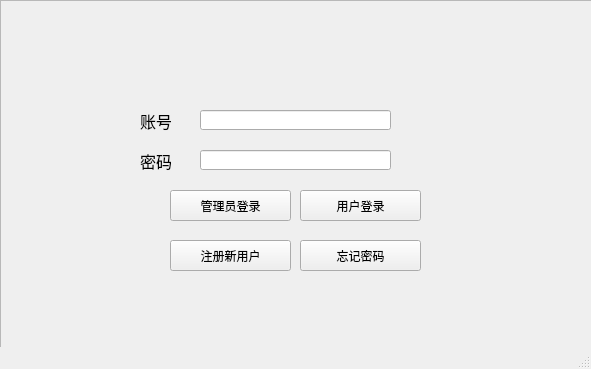
<?xml version="1.0" encoding="UTF-8"?>
<ui version="4.0">
 <class>Login_Widget</class>
 <widget class="QMainWindow" name="Login_Widget">
  <property name="geometry">
   <rect>
    <x>0</x>
    <y>0</y>
    <width>591</width>
    <height>369</height>
   </rect>
  </property>
  <property name="windowTitle">
   <string>Login_Widget</string>
  </property>
  <widget class="QWidget" name="centralwidget">
   <widget class="QPushButton" name="UserLogin">
    <property name="geometry">
     <rect>
      <x>300</x>
      <y>190</y>
      <width>121</width>
      <height>31</height>
     </rect>
    </property>
    <property name="text">
     <string>用户登录</string>
    </property>
    <property name="default">
     <bool>false</bool>
    </property>
   </widget>
   <widget class="QLineEdit" name="Account">
    <property name="geometry">
     <rect>
      <x>200</x>
      <y>110</y>
      <width>191</width>
      <height>20</height>
     </rect>
    </property>
    <property name="maxLength">
     <number>15</number>
    </property>
   </widget>
   <widget class="QLabel" name="password_label">
    <property name="geometry">
     <rect>
      <x>140</x>
      <y>150</y>
      <width>31</width>
      <height>21</height>
     </rect>
    </property>
    <property name="font">
     <font>
      <family>仿宋</family>
      <pointsize>12</pointsize>
     </font>
    </property>
    <property name="mouseTracking">
     <bool>false</bool>
    </property>
    <property name="contextMenuPolicy">
     <enum>Qt::DefaultContextMenu</enum>
    </property>
    <property name="toolTipDuration">
     <number>0</number>
    </property>
    <property name="styleSheet">
     <string notr="true"/>
    </property>
    <property name="text">
     <string>密码</string>
    </property>
   </widget>
   <widget class="QLabel" name="account_label">
    <property name="geometry">
     <rect>
      <x>140</x>
      <y>110</y>
      <width>31</width>
      <height>21</height>
     </rect>
    </property>
    <property name="font">
     <font>
      <family>仿宋</family>
      <pointsize>12</pointsize>
     </font>
    </property>
    <property name="mouseTracking">
     <bool>false</bool>
    </property>
    <property name="contextMenuPolicy">
     <enum>Qt::PreventContextMenu</enum>
    </property>
    <property name="text">
     <string>账号</string>
    </property>
   </widget>
   <widget class="QPushButton" name="RegistUser">
    <property name="geometry">
     <rect>
      <x>170</x>
      <y>240</y>
      <width>121</width>
      <height>31</height>
     </rect>
    </property>
    <property name="font">
     <font>
      <family>ADMUI3Lg</family>
      <pointsize>9</pointsize>
     </font>
    </property>
    <property name="text">
     <string>注册新用户</string>
    </property>
   </widget>
   <widget class="QLineEdit" name="Password">
    <property name="geometry">
     <rect>
      <x>200</x>
      <y>150</y>
      <width>191</width>
      <height>20</height>
     </rect>
    </property>
    <property name="maxLength">
     <number>15</number>
    </property>
   </widget>
   <widget class="QPushButton" name="AdminLogin">
    <property name="geometry">
     <rect>
      <x>170</x>
      <y>190</y>
      <width>121</width>
      <height>31</height>
     </rect>
    </property>
    <property name="text">
     <string>管理员登录</string>
    </property>
   </widget>
   <widget class="QFrame" name="frame">
    <property name="geometry">
     <rect>
      <x>0</x>
      <y>0</y>
      <width>621</width>
      <height>351</height>
     </rect>
    </property>
    <property name="autoFillBackground">
     <bool>false</bool>
    </property>
    <property name="styleSheet">
     <string notr="true">image: url(:/new/prefix1/bachgroundconfirm.png);</string>
    </property>
    <property name="frameShape">
     <enum>QFrame::StyledPanel</enum>
    </property>
    <property name="frameShadow">
     <enum>QFrame::Raised</enum>
    </property>
   </widget>
   <widget class="QPushButton" name="Forget_Password">
    <property name="geometry">
     <rect>
      <x>300</x>
      <y>240</y>
      <width>121</width>
      <height>31</height>
     </rect>
    </property>
    <property name="text">
     <string>忘记密码</string>
    </property>
   </widget>
   <zorder>frame</zorder>
   <zorder>UserLogin</zorder>
   <zorder>Account</zorder>
   <zorder>password_label</zorder>
   <zorder>account_label</zorder>
   <zorder>RegistUser</zorder>
   <zorder>Password</zorder>
   <zorder>AdminLogin</zorder>
   <zorder>Forget_Password</zorder>
  </widget>
  <widget class="QStatusBar" name="statusbar"/>
 </widget>
 <tabstops>
  <tabstop>Account</tabstop>
  <tabstop>Password</tabstop>
  <tabstop>AdminLogin</tabstop>
  <tabstop>UserLogin</tabstop>
  <tabstop>RegistUser</tabstop>
 </tabstops>
 <resources/>
 <connections/>
</ui>
